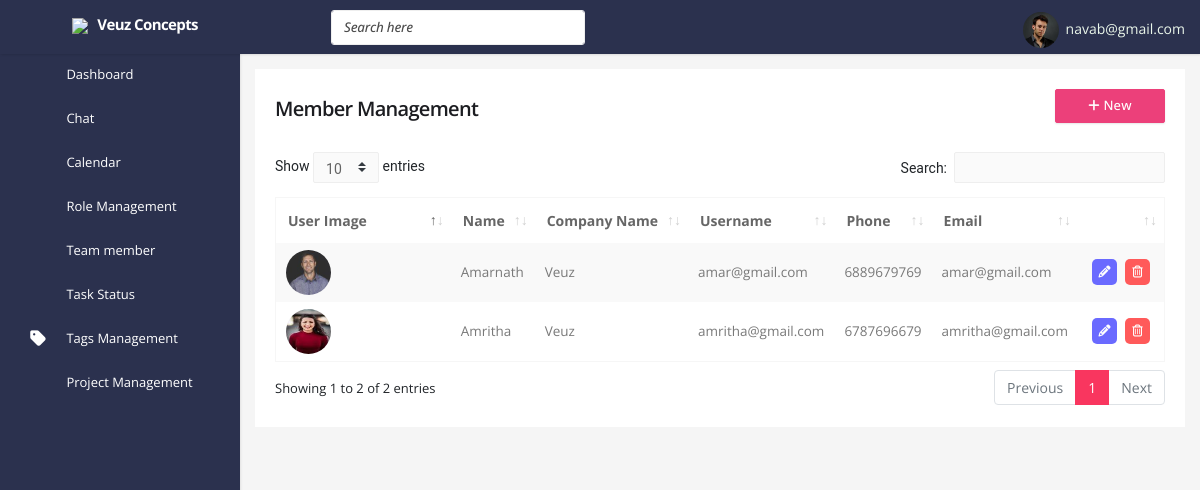
The app's page /member_management (signed in) with its own data.
### my_app/models.py (models this page shows)
class common_table(models.Model):
    created_by = models.ForeignKey(User, related_name="%(app_label)s_%(class)s_ownership",on_delete=models.CASCADE,null=True)
    created_dt = models.DateField(auto_now=True)
    updated_by =  models.ForeignKey(User, related_name="%(app_label)s_%(class)s_ownership1",on_delete=models.CASCADE,null=True)
    updated_dt = models.DateField(null=True)
    created_tm = models.TimeField(auto_now=True)
    updated_tm = models.TimeField(null=True)
    status = models.CharField(max_length=10, null=True)
    class Meta:
        abstract = True

class User_details(common_table):
    auth_user = models.ForeignKey(User,on_delete=models.CASCADE,related_name="user_details_authuser", null=True)
    company_id = models.ForeignKey(company_master, on_delete=models.CASCADE,related_name="user_details_company_id", null=True)
    company_name = models.CharField(max_length=50, null=True)
    name = models.CharField(max_length=50, null=True)
    username = models.CharField(max_length=50,null=True)
    password_option =  models.CharField(max_length=50,choices=password_generate_option,null=True)
    password = models.CharField(max_length=50,null=True)
    user_type = models.CharField(max_length=20,choices=user_type,null=True)
    user_level = models.CharField(max_length=25,choices=user_level,null=True)
    photo = models.FileField(upload_to="user_image", null=True)
    phone = models.CharField(max_length=15, null=True)
    email = models.EmailField(null=True)
    manager_auth = models.ForeignKey(User,on_delete=models.CASCADE,related_name="%(app_label)s_%(class)s_owner1",null=True)

### my_app/views.py (the view)
# urls.py: path('member_management',views.member_management,name='member_management'),
def member_management(request):
    today_date = datetime.today().strftime('%Y-%m-%d')
    manager_data = ""
    role_data = ""
    try:
        user_details_data = User_details.objects.get(auth_user=request.user)
        role_data = Role_master.objects.filter(company_id = user_details_data.company_id.id)
        manager_data = User_details.objects.filter(user_level = "Manager",company_id = user_details_data.company_id.id )
    except:
        pass
    user_permission_modal = user_permission_mapping.objects.filter(auth_user_id=request.user)
    user_permission_modal1 = list(user_permission_modal.values_list('role_mapping_id',flat=True))
    user_manage_all_permission = Role_mapping.objects.filter(role_master_id__in=user_permission_modal1,navbar_name="Team member",view_all=True)
    user_details_data = User_details.objects.get(auth_user=request.user)
    if user_manage_all_permission:
        active_user_id = user_active_account.objects.get(user_id_id=user_details_data.id)
        user_active_account1 = user_active_account.objects.filter(active_auth_user_id_id =active_user_id.active_auth_user_id )
        child_user_id = list(user_active_account1.values_list('user_id__auth_user',flat=True))
        child_user_id.append(int(active_user_id.active_auth_user_id.id))
        member_data = User_details.objects.filter(created_by__in=child_user_id).exclude(auth_user = request.user)
    else:
        if user_details_data.user_type == "company_admin":
            user_active_account1 = user_active_account.objects.filter(active_auth_user_id =request.user)
            child_user_id = list(user_active_account1.values_list('user_id__auth_user',flat=True))
            child_user_id.append(int(request.user.id))
            member_data = User_details.objects.filter(created_by__in=child_user_id)
            member_data1 = User_details.objects.filter(auth_user=request.user)
            member_data = list(chain(member_data1,member_data))
        else:
            member_data = User_details.objects.filter(manager_auth=request.user)
    context = {
        "member_data" : member_data,
        "role_data":role_data,
        "user_details_data":user_details_data,
        "manager_data":manager_data,
        "today_date":today_date,
    }
    return render(request, 'member_management.html',context)

### my_app/templates/member_management.html (shortened to what this page needs)
{% extends "base.html" %}
{% load static %}
{% load permissions %}
{% block content %}
    <div class="content-right">
        <div class="margin-class-this chat-section">
            <div class="row">
              <div class="col-md-12">
                <div class="card card-shadow">
                    <div class="card-body body-change card-border">
                        <div class="d-flex align-items-center justify-content-between">
                            <h2 class="main-heading-txt">Member Management</h2>
                            {% if request.user.id|permission_change:"Team member ,write" %}
                            <button type="button" class="btn btn-pink waves-effect waves-light w-md m-b-5" data-toggle="modal" data-target="#member-modal"><i class="fa fa-plus"></i> New</button>
                            {% elif request.user.id|permission_manage_all:"Team member" %}
                            <button type="button" class="btn btn-pink waves-effect waves-light w-md m-b-5" data-toggle="modal" data-target="#member-modal"><i class="fa fa-plus"></i> New</button>
                           {%endif%}
                        </div>
                        <div class="row mt-4">
                            <div class="col-md-12 col-sm-12 col-12">
                                <table id="datatable" class="table table-striped dt-responsive table-bordered nowrap table-padd" style="border-collapse: collapse; border-spacing: 0; width: 100%;">
                                    <thead class="border-class">
                                        <tr class="heading-text">
                                            <th style="width: 150px;">User Image</th>
                                            <th>Name</th>
                                            <th>Company Name</th>
                                            <th>Username</th>
                                            <th>Phone</th>
                                            <th>Email</th>
                                            <th></th>
                                        </tr>
                                    </thead>
                                    <tbody class="body-textcls vertcle-center">
                                        {% for i in member_data %}
                                        {% if i.user_type == "company_admin" %}
                                        {% else %}
                                        <tr>
                                            <td>
                                                <div class="" >
                                                    <img style=" width: 45px;  height: 45px;
                                                     border-radius: 50px;"  src="./media/{{i.photo}}" alt="">
                                                </div>
                                            </td>
                                            <td>{{i.name}}</td>
                                            <td>{{i.company_name}}</td>
                                            <td>{{i.username}} </td>
                                            <td>{{i.phone}} </td>
                                            <td>{{i.email}} </td>
                                            <td>
                                                <div class="action-tbl d-flex justify-content-end">
                                                    {% if request.user.id|permission_change:"Team member ,edit" %}
                                                    <a href="#" class="member_edit" data-id="{{i.id}}"><i class="fa fa-pencil mx-1 pencil-btn" data-toggle="tooltip" data-placement="top" title="" data-original-title="Edit"></i></a>
                                                    {% elif request.user.id|permission_manage_all:"Team member" %}
                                                    <a href="#" class="member_edit" data-id="{{i.id}}"><i class="fa fa-pencil mx-1 pencil-btn" data-toggle="tooltip" data-placement="top" title="" data-original-title="Edit"></i></a>
                                                    {%endif%}
                                                    {% if request.user.id|permission_change:"Team member ,delete" %}
                                                    <a href="#" class="member_delete" data-id="{{i.id}}"><i class="fa fa-trash-o mx-1 trash-btn" data-toggle="tooltip" data-placement="top" title="" data-original-title="Delete"></i></a>
                                                    {% elif request.user.id|permission_manage_all:"Team member" %}
                                                    <a href="#" class="member_delete" data-id="{{i.id}}"><i class="fa fa-trash-o mx-1 trash-btn" data-toggle="tooltip" data-placement="top" title="" data-original-title="Delete"></i></a>
                                                    {%endif%}
                                                </div>
                                            </td>
                                        </tr>
                                        {% endif %}
                                        {% endfor %}
                                    </tbody>
                                </table>
                            </div>
                        </div>
                    </div>
                </div>
              </div>
            </div>
        </div>
    </div>
{% endblock %}

### my_app/templates/base.html (shortened to what this page needs)
<!DOCTYPE html>
<html lang="en">
    {% load static %}
    {% load permissions %}
<head>
    <link href="../static/plugins/sweetalert2/sweetalert2.css" rel="stylesheet" type="text/css">
    <link href="../static/plugins/select2/dist/css/select2.css" rel="stylesheet" type="text/css">
    <link href="../static/plugins/select2/dist/css/select2-bootstrap.css" rel="stylesheet" type="text/css">
    <link href="../static/assets/css/bootstrap.min.css" rel="stylesheet" type="text/css" />
    <link href="../static/assets/css/icons.css" rel="stylesheet" type="text/css" />
    <link href="../static/assets/css/style.css" rel="stylesheet" type="text/css" />
    <link href="../static/plugins/timepicker/bootstrap-timepicker.min.css" rel="stylesheet">
    <link href="../static/plugins/bootstrap-datepicker/dist/css/bootstrap-datepicker.min.css" rel="stylesheet">
    <link href="../static/plugins/datatables/dataTables.bootstrap4.min.css" rel="stylesheet" type="text/css" />
</head>
<body class="fixed-left">
    <div id="wrapper">
        <div class="topbar">
            <div class="topbar-left">
                <div class="float-left">
                    <a href="#" class="button-menu-mobile open-left">
                    </a>
                </div>
                <div class="text-center">
                    <a href="index.html" class="logo"><img src="../static/assets/images/logo.svg"> <span>Veuz Concepts</span></a>
                </div>
            </div>
            <nav class="navbar navbar-default">
                <div class="container-fluid">
                    <ul class="list-inline menu-left mb-0 d-flex align-items-center">
                        <li class="hide-phone float-left">
                            <form role="search" class="navbar-form">
                                <input type="text" placeholder="Search here" class="form-control search-bar">
                            </form>
                        </li>
                    </ul>
                    <ul class="nav navbar-right float-right list-inline list-margin">
                        <li class="dropdown d-none d-sm-block">
                        </li>
                        <li class="dropdown open">
                            {% if request.user.is_superuser == True %}
                            <a><img src="{% static 'assets/images/users/avatar-1.jpg' %}"  style="border-radius: 100%;  height: 36px; width: 36px; object-fit: cover;  margin-right: -12px;" alt="user-img" class="rounded-circle"></a>
                            {% else %}
                            <a>
                                <img src="./media/{{request.user.user_details_authuser.all.0.photo}}" style="border-radius: 100%;  height: 36px; width: 36px; object-fit: cover;  margin-right: -12px;"
                                 alt="user-img" class="rounded-circle"> </a>
                            {% endif %}
                            <span class="dropdown-toggle profile" data-toggle="dropdown" aria-expanded="true" style="color: rgb(234, 246, 234);cursor:pointer;">{{request.user}}</span>
                        </li>
                    </ul>
                </div>
            </nav>
        </div>
        <div class="left side-menu">
            <div class="sidebar-inner slimscrollleft">
                <div id="sidebar-menu">
                    <ul>
                        <li>
                            <a href="index" class="waves-effect "><span> Dashboard </span></a>
                        </li>
                        {% if user.is_superuser %}
                        {% else %}
                        <li class="has_sub">
                            <a href="chat" class="waves-effect"><span> Chat </span><span class="pull-right"></span></a>
                        </li>
                        {% endif %}
                        {% if user.is_superuser %}
                        {% else %}
                        <li>
                            <a href="calendar_detail" class="waves-effect"><span> Calendar </span></a>
                        </li>
                        {% endif %}
                        {% if request.user.id|company_nav_perm_check:"Role" %}
                        <li>
                            <a href="role_management" class="waves-effect"><span> Role Management</span></a>
                        </li>
                        {% endif %}
                        {% if request.user.id|company_nav_perm_check:"Team member" %}
                        <li>
                            <a href="member_management" class="waves-effect"><span> Team member</span></a>
                        </li>
                        {% endif %}
                        {% if user.is_superuser %}
                        {% else %}
                        {% if request.user.id|company_nav_perm_check:"Status" %}
                        <li>
                            <a href="task_status_management" class="waves-effect"><span> Task Status</span></a>
                        </li>
                        {% endif %}
                        {% if request.user.id|company_nav_perm_check:"Tags" %}
                        <li>
                            <a href="tags_management" class="waves-effect"><i class="fa fa-tag"></i><span> Tags Management</span></a>
                        </li>
                        {% endif %}
                        {% endif %}
                        {% if user.is_superuser %}
                            {% else %}
                        <li class="has_sub">
                            <a href="project_management" class="waves-effect"><span> Project Management </span><span class="pull-right"></span></a>
                        </li>
                        {% endif %}
                    </ul>
                </div>
            </div>
        </div>
        <div class="mt-4">
            <div class="content-page">
                <div class="content">
                    {% block content %}
                    {% endblock %}
                    </div>
            </div>
        </div>
    </div>
</body>
</html>

### records on screen
User_details: photo (picture), name "Amarnath", company_name "Veuz", username "amar@gmail.com", phone "6889679769", email "amar@gmail.com"
User_details: photo (picture), name "Amritha", company_name "Veuz", username "amritha@gmail.com", phone "6787696679", email "amritha@gmail.com"

### other values on screen
{{ request.user }} "navab@gmail.com"
